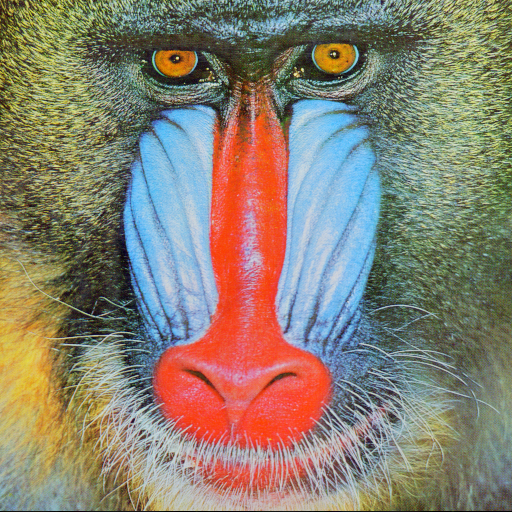
#> input picture A1/images/Baboon.png, 512 x 512 px
$ python A1.py
#> lines starting #> are read from the running program, lines starting #| are printed output that depends on the picture; after the words box and inside, x2 and y2 are one past the last pixel; in counts of white or black regions, pixels touching at a corner belong together
import cv2
import numpy as np
import math
from matplotlib import pyplot as plt

baboon = cv2.imread('images/Baboon.png')
#> baboon is the input picture: shape (512, 512, 3); mean B, G, R 113.1, 128.9, 137.4

'''
1 point] Write a function, 𝑠𝑐𝑎𝑛𝐿𝑖𝑛𝑒4𝑒(𝑓, 𝑙, 𝑙𝑜𝑐), where 𝑓 is a grayscale image, 𝑙 is an
integer, and 𝑙𝑜𝑐 is a character string with value ‘row’ or ‘col’ indicating that 𝑙 is either a
row or column number in image 𝑓. The output, 𝑠, is a vector containing the pixel values
along the specified row or column in 𝑓.
'''
def scanLine4e(f,l,loc):
    if loc=='col':
        return f[: , l]
    if loc=='row':
        return f[l, : ]

'''
[1 point] Read the image “Baboon.png”, convert it to a grayscale image and get a
horizontal intensity scan line in the middle of the image, and plot the scan line.
'''
plt.plot(scanLine4e(cv2.cvtColor(baboon, cv2.COLOR_BGR2GRAY), int(baboon.shape[0]/2), 'row'))
plt.show()
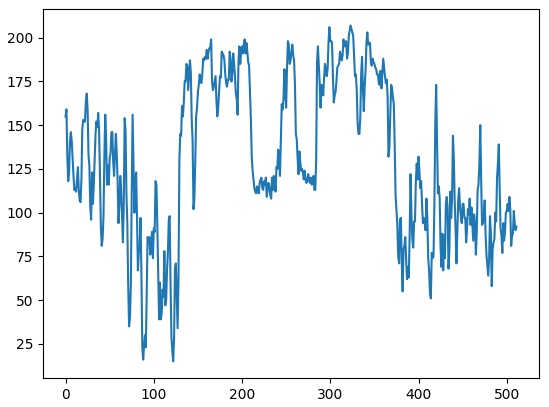
#> figure drawn by matplotlib, 1 panel; curve peaks at x = 323, y = 207


'''
[1 point] Write a function 𝑚𝑎𝑠𝑘4𝑒(𝑀, 𝑁, 𝑟𝑈𝐿, 𝑐𝑈𝐿, 𝑟𝐿𝑅, 𝑐𝐿𝑅) for creating a binary mask
of size 𝑀 × 𝑁 with 1’s in the rectangular region defined by upper-left row and column
coordinates 𝑟𝑈𝐿, 𝑐𝑈𝐿, and lower-right coordinates 𝑟𝐿𝑅, 𝑐𝐿𝑅, respectively. All
coordinates are inclusive. The rest of the 𝑀 × 𝑁 mask should be 0’s. Your function
should contain a check to make sure the specified region of 1’s does not exceed the
dimensions of the 𝑀 × 𝑁 region.
'''
def mask4e(M,N,rUL,cUL,rLR,cLR):
    mask = np.zeros((M,N), dtype=np.uint8)
    if rUL < rLR and cUL < cLR and rUL<M and rLR<M and cUL<N and cLR<N:
        cv2.rectangle(mask, (rUL, cUL),(rLR, cLR), 1, cv2.FILLED)
    return mask


'''
[1 point] Read the image “BaboonGray.jpg” and generate a square mask whose sides are
one-half the size of the image in both directions. The mask should be centered on the
image.
'''

baboon_gray = cv2.imread('images/BaboonGray.png')
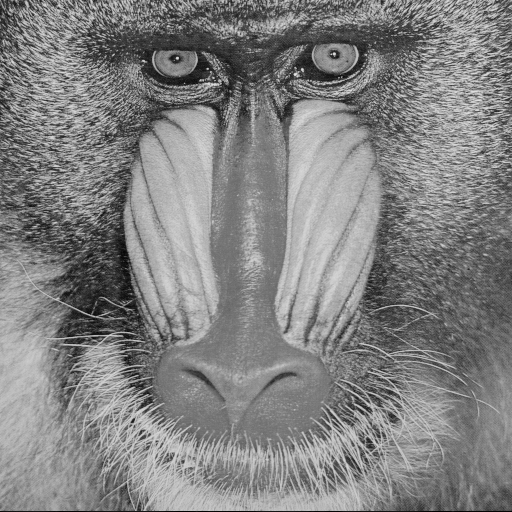
#> input picture A1/images/BaboonGray.png, 512 x 512 px
#> baboon_gray is the input picture: shape (512, 512, 3); min 0, max 231, mean 129.7
baboon_gray = cv2.cvtColor(baboon_gray, cv2.COLOR_BGR2GRAY)
#> baboon_gray: shape (512, 512)

M = int(baboon_gray.shape[0])
#> M = 512
N = int(baboon_gray.shape[1])
#> N = 512

baboon_mask = mask4e(M,N,int(M/4),int(N/4),int(3*M/4)-1,int(3*N/4)-1)
#> in mask4e, `cv2.rectangle(mask, (rUL, cUL),(rLR, cLR), 1, cv2.FILLED)`:
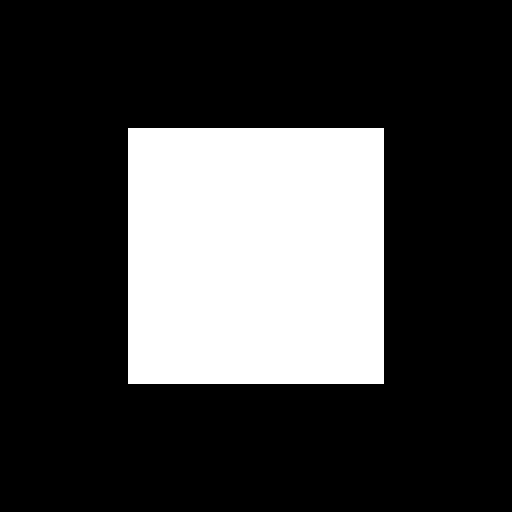
#> mask: shape (512, 512); values 0 (black) and 1 (white), 25% white; 1 white region, box (x1, y1, x2, y2) and area: (128, 128, 384, 384) 65536

'''
[0.5 point] Confirm that the number of the 1-valued elements in the mask is correct.
'''

assert(np.count_nonzero(baboon_mask) == int(M*N/4))

'''
[0.5 point] Apply your mask to image “BaboonGray.jpg” and display your result
'''

masked_baboon = cv2.bitwise_and(baboon_gray, baboon_gray, mask=baboon_mask)
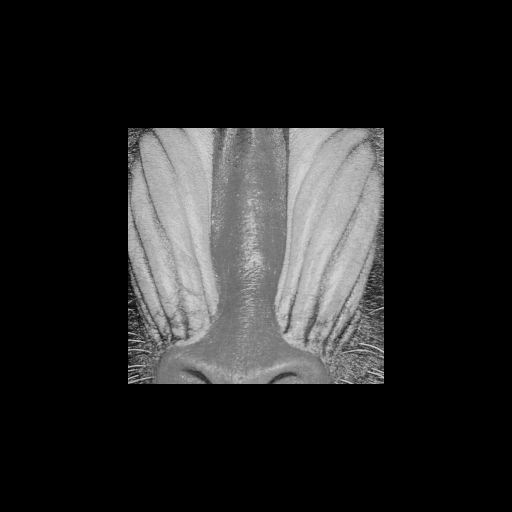
#> masked_baboon: shape (512, 512); min 0, max 215, mean 37.1

plt.imshow(masked_baboon, cmap='gray')
plt.show()
